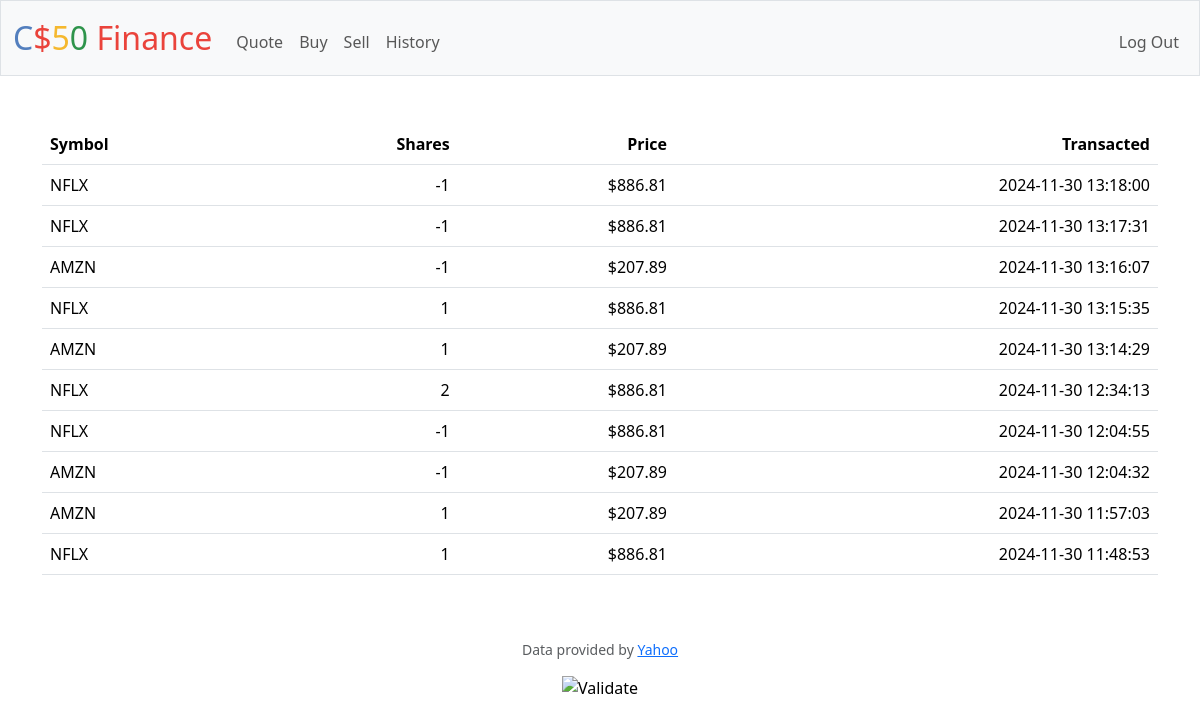
Screenshot of /history (signed in) with the database file from the repository.
### tables this page shows
CREATE TABLE transactions (
        id INTEGER PRIMARY KEY AUTOINCREMENT,
        user_id INTEGER NOT NULL,
        symbol TEXT NOT NULL,
        shares INTEGER NOT NULL,
        price NUMERIC NOT NULL,
        timestamp DATETIME DEFAULT CURRENT_TIMESTAMP,
        FOREIGN KEY(user_id) REFERENCES users(id)
    );

### app.py (the view)
@app.route("/history")
@login_required
def history():
    user_id = session["user_id"]
    transactions = db.execute("""
        SELECT symbol, shares, price, timestamp
        FROM transactions
        WHERE user_id = ?
        ORDER BY timestamp DESC
    """, user_id)
    return render_template("history.html", transactions=transactions)

### app.py (called while the page is built)
@app.after_request
def after_request(response):
    response.headers["Cache-Control"] = "no-cache, no-store, must-revalidate"
    response.headers["Expires"] = 0
    response.headers["Pragma"] = "no-cache"
    return response

### helpers.py (called while the page is built)
def login_required(f):
    @wraps(f)
    def decorated_function(*args, **kwargs):
        if session.get("user_id") is None:
            return redirect("/login")
        return f(*args, **kwargs)
    return decorated_function

### templates/history.html (shortened to what this page needs)
{% extends "layout.html" %}
{% block main %}
<table class="table">
    <thead>
        <tr>
            <th class="text-start">Symbol</th>
            <th class="text-end">Shares</th>
            <th class="text-end">Price</th>
            <th class="text-end">Transacted</th>
        </tr>
    </thead>
    <tbody>
        {% for transaction in transactions %}
        <tr>
            <td class="text-start">{{ transaction.symbol }}</td>
            <td class="text-end">{{ transaction.shares }}</td>
            <td class="text-end">${{ "%.2f" | format(transaction.price) }}</td>
            <td class="text-end">{{ transaction.timestamp }}</td>
        </tr>
        {% endfor %}
    </tbody>
</table>
{% endblock %}

### templates/layout.html (shortened to what this page needs)
<!DOCTYPE html>
<html lang="en">
    <head>
        <link href="https://cdn.jsdelivr.net/npm/bootstrap@5.3.3/dist/css/bootstrap.min.css" rel="stylesheet">
        <link href="/static/styles.css" rel="stylesheet">
    </head>
    <body>
        <nav class="bg-light border navbar navbar-expand-md navbar-light">
            <div class="container-fluid">
                <a class="navbar-brand" href="/"><span class="blue">C</span><span class="red">$</span><span class="yellow">5</span><span class="green">0</span> <span class="red">Finance</span></a>
                <div class="collapse navbar-collapse" id="navbar">
                    {% if session["user_id"] %}
                        <ul class="navbar-nav me-auto mt-2">
                            <li class="nav-item"><a class="nav-link" href="/quote">Quote</a></li>
                            <li class="nav-item"><a class="nav-link" href="/buy">Buy</a></li>
                            <li class="nav-item"><a class="nav-link" href="/sell">Sell</a></li>
                            <li class="nav-item"><a class="nav-link" href="/history">History</a></li>
                        </ul>
                        <ul class="navbar-nav ms-auto mt-2">
                            <li class="nav-item"><a class="nav-link" href="/logout">Log Out</a></li>
                        </ul>
                    {% else %}
                        <ul class="navbar-nav ms-auto mt-2">
                            <li class="nav-item"><a class="nav-link" href="/register">Register</a></li>
                            <li class="nav-item"><a class="nav-link" href="/login">Log In</a></li>
                        </ul>
                    {% endif %}
                </div>
            </div>
        </nav>
        <main class="container py-5 text-center">
            {% block main %}{% endblock %}
        </main>
        <footer class="mb-5">
            <p class="mb-3 small text-center text-muted">
                Data provided by <a href="https://finance.yahoo.com/">Yahoo</a>
            </p>
            <form action="https://validator.w3.org/check" class="text-center" enctype="multipart/form-data" method="post" target="_blank">
                <input alt="Validate" src="/static/I_heart_validator.png" type="image">
            </form>
        </footer>
    </body>
</html>

### static/styles.css (style rules this page uses)
nav .navbar-brand { font-size: xx-large; }
nav .navbar-brand .blue { color: #537fbe; }
nav .navbar-brand .red { color: #ea433b; }
nav .navbar-brand .yellow { color: #f5b82e; }
nav .navbar-brand .green { color: #2e944b; }

### rows the page displays
transactions: price "886.81"
transactions: price "886.81"
transactions: price "207.89"
transactions: price "886.81"
transactions: price "207.89"
transactions: price "886.81"
transactions: price "886.81"
transactions: price "207.89"
transactions: price "207.89"
transactions: price "886.81"
